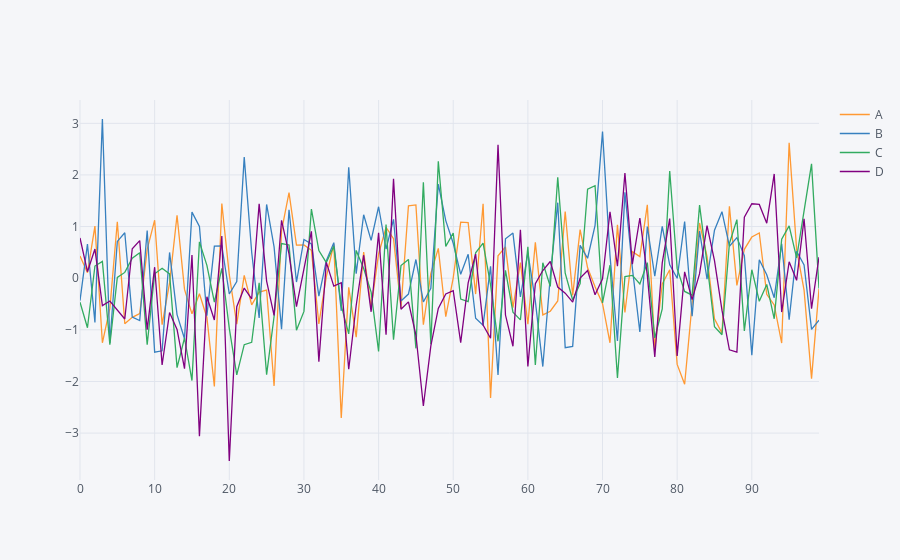

Source (notebook cell):
### Markdown cell above
## Using Cufflinks and iplot()

* scatter
* bar
* box
* spread
* ratio
* heatmap
* surface
* histogram
* bubble

### Code cell
df.iplot()  # click and drag to zoom in, doubli click to zoom out
